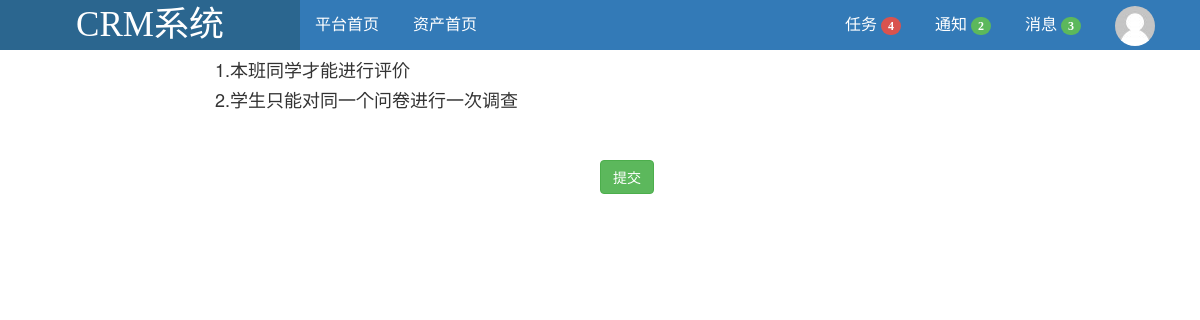
/investigation/1/, run on an earlier commit of the app's database.
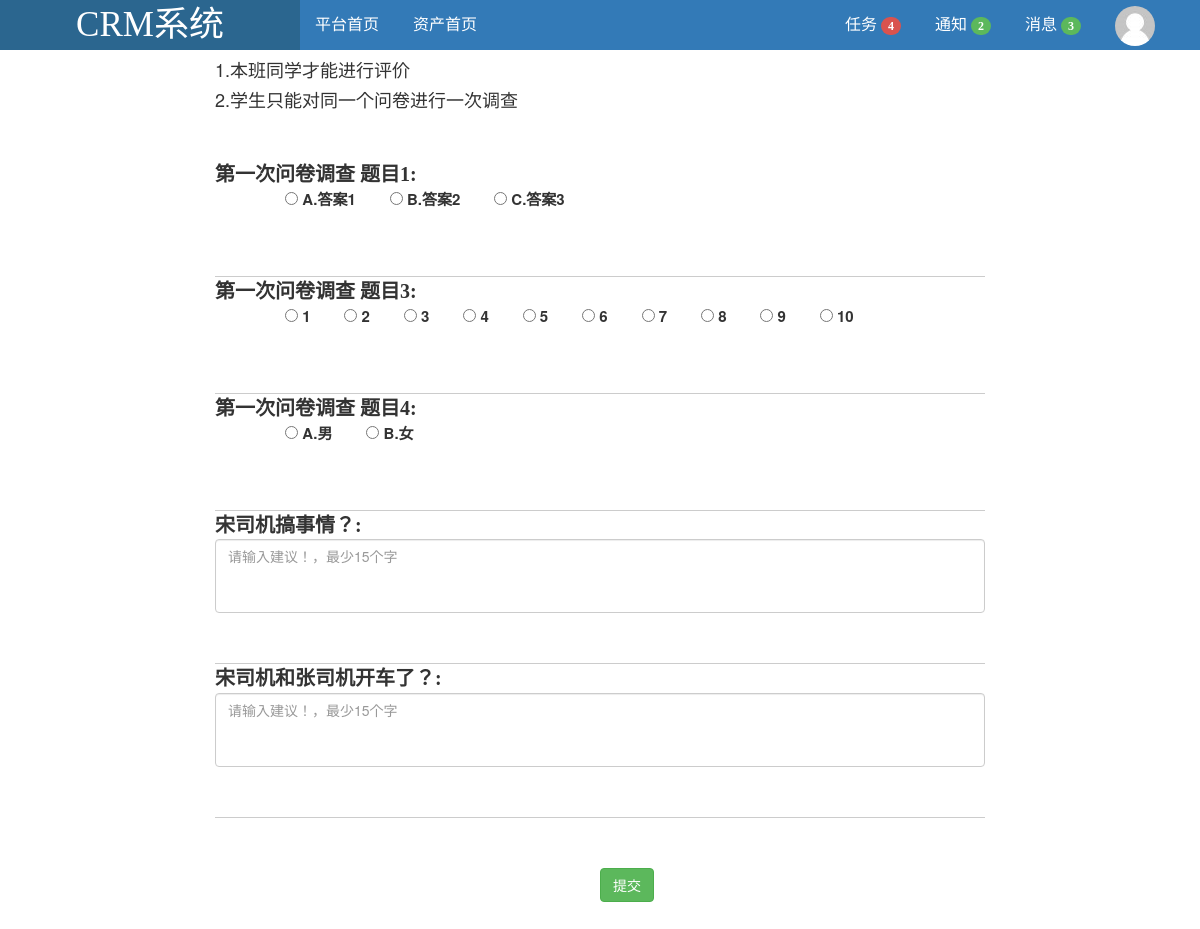
And on a later commit of the database.
### app01/models.py (models this page shows, shortened)
class Question(models.Model):
    caption = models.TextField(verbose_name="问题",max_length=64)
    question_types = (
        (1,"打分"),
        (2,"单选"),
        (3,"评价"),
    )
    tp = models. IntegerField(choices=question_types,blank=False,default=1)
    questionnaire = models.ForeignKey(verbose_name="所属问卷",to=Questionnaire)

### app01/views.py (the view, shortened to what this page needs)
# urls.py: url(r'^investigation/(?P<naire_id>\d+)/$',views.investigation),
def investigation(request, naire_id):
    field_dict = {}
    request.session["naire_id"] = naire_id
    print(naire_id)
    question_list = Question.objects.filter(questionnaire_id=naire_id)
    for question in question_list:
        if question.tp == 1:
            field_dict["val_%s" % question.id] = fields.ChoiceField(label=question.caption,
                                                                    error_messages={"required": "请选择！"},
                                                                    choices=[(x, x) for x in range(1, 11)],
                                                                    widget=widgets.RadioSelect)
        elif question.tp == 2:
            field_dict["option_id_%s" % question.id] = fields.ChoiceField(label=question.caption,
                                                                          error_messages={"required": "请选择！"},
                                                                          choices=question.option_set.all().values_list(
                                                                              "id", "name"), widget=widgets.RadioSelect)
        elif question.tp == 3:
            field_dict["content_%s" % question.id] = fields.CharField(label=question.caption, min_length=15,
                                                                      error_messages={"required": "不能为空！",
                                                                                      "min_length": "不能少于15个字"},
                                                                      widget=widgets.Textarea(
                                                                          attrs={"cols": "40", "rows": "3",
                                                                                 "class": "form-control Textarea",
                                                                                 "placeholder": "请输入建议！，最少15个字"}))
    TestForm = type('TestForm', (Form,), field_dict)
    if request.method == 'GET':
        print(field_dict)
        form = TestForm()
        return render(request, 'investigation.html', {"form": form})

### templates/investigation.html (shortened to what this page needs)
<!DOCTYPE html>
<html lang="en">
<head>
    <link rel="stylesheet" href="/static/dist/css/bootstrap.min.css">
    <link rel="stylesheet" href="/static/css/investigation.css">
</head>
<body>
<div class="nav">
    <div class="col-md-3 Logo ">CRM系统</div>
    <div class="col-md-9 Mune">
        <div class="MuneLeft pull-left">
            <a href="#">平台首页</a>
            <a href="#">资产首页</a>
        </div>
        <div class="MuneRight pull-right">
            <a href="">任务 <span class="badge danger">4</span></a>
            <a href="">通知 <span class="badge success">2</span></a>
            <a href="">消息 <span class="badge success">3</span></a>
            <a href=""><img src="/static/img/default.png" alt="..." class="img-circle"></a>
        </div>
    </div>
</div>
<div class="col-md-8 col-md-offset-2">
    <h4>1.本班同学才能进行评价</h4>
    <h4>2.学生只能对同一个问卷进行一次调查</h4>
    <div class="questionList">
        <form action="/investigation/{{ request.session.naire_id }}/" method="POST" novalidate>
            {% for fd in form %}
                <div class="question">
                    <div class="question_title">{{ fd.label }}:</div>
                    <div class="question_content">{{ fd }}</div>
                </div>
            {% endfor %}
        <div class="updata">
            <input type="submit" id="btn" class="btn btn-success col-md-offset-6" value="提交">
        </div>
        </form>
    </div>
</div>
</body>
</html>

### static/css/investigation.css (style rules this page uses)
.Logo { height: 50px; line-height: 50px; background-color:#2B668F ; font-size: 35px; font-family: 微软雅黑; font-weight: 400; text-align: center; color: white; }
.Mune { height: 50px; line-height: 50px; background-color:#337ab7 ; font-size: 16px; font-family: 微软雅黑; font-weight: normal; }
.Mune a { color: white; text-decoration: none; margin-right: 30px; }
.danger { background-color: #d9534f; }
.success { background-color: #5cb85c; }
.questionList { margin-top: 50px; }
.question { padding-bottom: 50px; border-bottom: 1px solid #ccc; }
.question_title { font-family: 楷体; font-size: 20px; font-weight: 800; }
.question_content li { display: inline-block; margin-left: 30px; }
ul li { list-style-type: none; font-size: 15px; }
.Textarea { resize: none; }
.updata { margin-top: 50px; margin-bottom: 50px; }

What changed in the data, as far as the page shows it:
added Question: label "第一次问卷调查 题目1"
added Question: label "第一次问卷调查 题目3"
added Question: label "第一次问卷调查 题目4"
added Question: label "宋司机搞事情？"
added Question: label "宋司机和张司机开车了？"
Also different on the page:
new list line: ": ☐ A.答案1 ☐ B.答案2 ☐ C.答案3 A.答案1 B.答案2 C.答案3"
new list line: ": ☐ 1 ☐ 2 ☐ 3 ☐ 4 ☐ 5 ☐ 6 ☐ 7 ☐ 8 ☐ 9 ☐ 10 1 2 3 4 5 6 7 8 9 10"
new list line: ": ☐ A.男 ☐ B.女 A.男 B.女"
